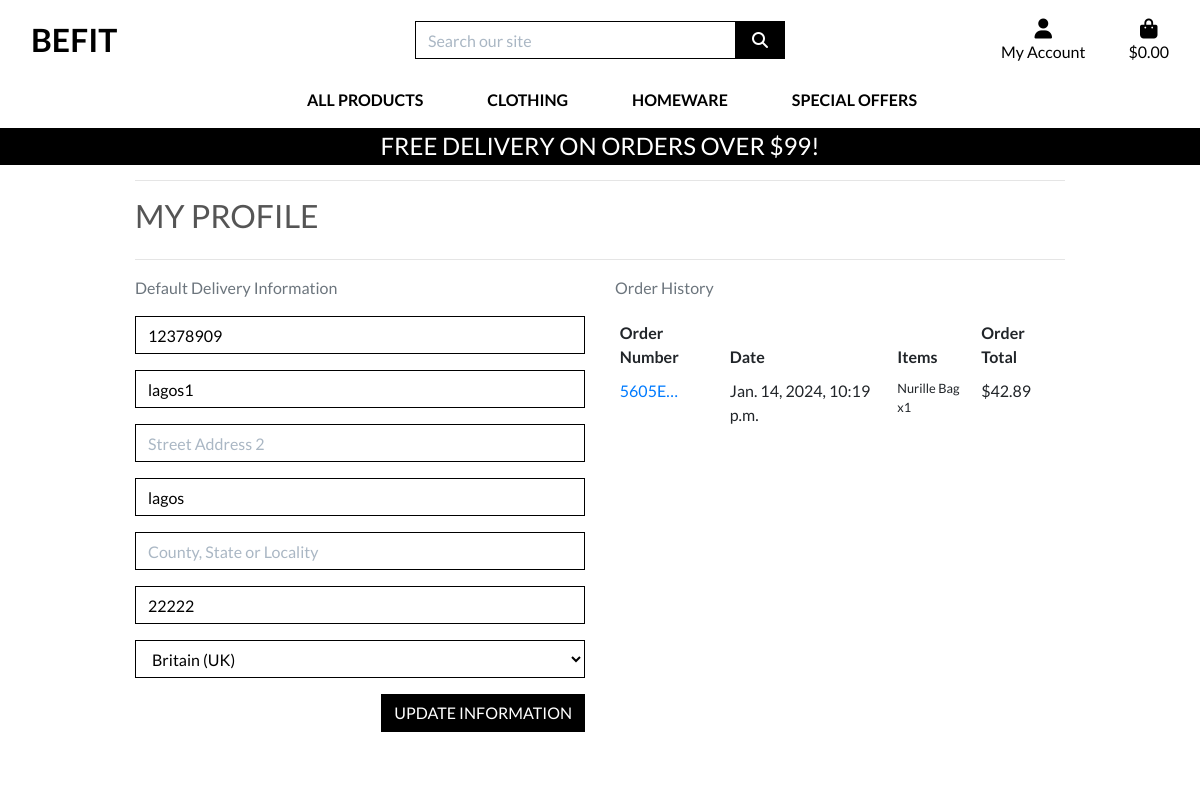
/profile/ (signed in), run on the app's committed database.
### profiles/models.py (models this page shows, shortened)
class UserProfile(models.Model):
    user = models.OneToOneField(User, on_delete=models.CASCADE)
    default_phone_number = models.CharField(max_length=20, null=True, blank=True)
    default_street_address1 = models.CharField(max_length=80, null=True, blank=True)
    default_street_address2 = models.CharField(max_length=80, null=True, blank=True)
    default_town_or_city = models.CharField(max_length=40, null=True, blank=True)
    default_county = models.CharField(max_length=80, null=True, blank=True)
    default_postcode = models.CharField(max_length=20, null=True, blank=True)
    default_country = CountryField(blank_label='Country', null=True, blank=True)

### checkout/models.py (models this page shows, shortened)
class Order(models.Model):
    order_number = models.CharField(max_length=32, null=False, editable=False)
    user_profile = models.ForeignKey(UserProfile, on_delete=models.SET_NULL,
                                     null=True, blank=True, related_name='orders')
    full_name = models.CharField(max_length=50, null=False, blank=False)
    email = models.EmailField(max_length=254, null=False, blank=False)
    phone_number = models.CharField(max_length=20, null=False, blank=False)
    country = CountryField(blank_label='Country *', null=False, blank=False)
    postcode = models.CharField(max_length=20, null=True, blank=True)
    town_or_city = models.CharField(max_length=40, null=False, blank=False)
    street_address1 = models.CharField(max_length=80, null=False, blank=False)
    street_address2 = models.CharField(max_length=80, null=True, blank=True)
    county = models.CharField(max_length=80, null=True, blank=True)
    date = models.DateTimeField(auto_now_add=True)
    delivery_cost = models.DecimalField(max_digits=6, decimal_places=2, null=False, default=0)
    order_total = models.DecimalField(max_digits=10, decimal_places=2, null=False, default=0)
    grand_total = models.DecimalField(max_digits=10, decimal_places=2, null=False, default=0)
    original_bag = models.TextField(null=False, blank=False, default='')
    stripe_pid = models.CharField(max_length=254, null=False, blank=False, default='')

class OrderLineItem(models.Model):
    order = models.ForeignKey(Order, null=False, blank=False, on_delete=models.CASCADE, related_name='lineitems')
    product = models.ForeignKey(Product, null=False, blank=False, on_delete=models.CASCADE)
    product_size = models.CharField(max_length=2, null=True, blank=True) # XS, S, M, L, XL
    quantity = models.IntegerField(null=False, blank=False, default=0)
    lineitem_total = models.DecimalField(max_digits=6, decimal_places=2, null=False, blank=False, editable=False)

### products/models.py (models this page shows, shortened)
class Product(models.Model):
    category = models.ForeignKey('Category', null=True, blank=True, on_delete=models.SET_NULL)
    sku = models.CharField(max_length=254, null=True, blank=True)
    name = models.CharField(max_length=254)
    description = models.TextField()
    has_sizes = models.BooleanField(default=False, null=True, blank=True)
    price = models.DecimalField(max_digits=6, decimal_places=2)
    rating = models.DecimalField(max_digits=6, decimal_places=2, null=True, blank=True)
    image_url = models.URLField(max_length=1024, null=True, blank=True)
    image = models.ImageField(null=True, blank=True)

### profiles/views.py (the view)
# urls.py: path('profile/', include('profiles.urls')),
@login_required
def profile(request):
    profile = get_object_or_404(UserProfile, user=request.user)
    if request.method == 'POST':
        form = UserProfileForm(request.POST, instance=profile)
        if form.is_valid():
            form.save()
            messages.success(request, 'Profile updated successfully')
        else:
            messages.error(request, 'Update failed. Please ensure the form is valid.')
    else:
        form = UserProfileForm(instance=profile)
    orders = profile.orders.all()
    template = 'profiles/profile.html'
    context = {
        'form': form,
        'orders': orders,
        'on_profile_page': True
    }
    return render(request, template, context)

### profiles/forms.py
class UserProfileForm(forms.ModelForm):
    class Meta:
        model = UserProfile
        exclude = ('user',)
    def __init__(self, *args, **kwargs):
        super().__init__(*args, **kwargs)
        placeholders = {
            'default_phone_number': 'Phone Number',
            'default_postcode': 'Postal Code',
            'default_town_or_city': 'Town or City',
            'default_street_address1': 'Street Address 1',
            'default_street_address2': 'Street Address 2',
            'default_county': 'County, State or Locality',
        }
        self.fields['default_phone_number'].widget.attrs['autofocus'] = True
        for field in self.fields:
            if field != 'default_country':
                if self.fields[field].required:
                    placeholder = f'{placeholders[field]} *'
                else:
                    placeholder = placeholders[field]
                self.fields[field].widget.attrs['placeholder'] = placeholder
            self.fields[field].widget.attrs['class'] = 'border-black rounded-0 profile-form-input'
            self.fields[field].label = False

### bag/contexts.py (called while the page is built, shortened)
def bag_contents(request):
    bag_items = []
    total = 0
    product_count = 0
    bag = request.session.get('bag', {})
    if total < settings.FREE_DELIVERY_THRESHOLD:
        delivery = total * Decimal(settings.STANDARD_DELIVERY_PERCENTAGE / 100)
        free_delivery_delta = settings.FREE_DELIVERY_THRESHOLD - total
    else:
        delivery = 0
        free_delivery_delta = 0
    grand_total = delivery + total
    context = {
        'bag_items': bag_items,
        'total': total,
        'product_count': product_count,
        'delivery': delivery,
        'free_delivery_delta': free_delivery_delta,
        'free_delivery_threshold': settings.FREE_DELIVERY_THRESHOLD,
        'grand_total': grand_total,
    }
    return context

### profiles/templates/profiles/profile.html (shortened to what this page needs)
{% extends "base.html" %}
{% load static %}
{% block extra_css %}
    <link rel="stylesheet" href="{% static 'profiles/css/profile.css' %}">
{% endblock %}
{% block page_header %}
    <div class="container header-container">
    </div>
{% endblock %}
{% block content %}
    <div class="overlay"></div>
    <div class="container">
        <div class="row">
            <div class="col">
                <hr>
                <h2 class="logo-font mb-4">My Profile</h2>
                <hr>
            </div>
        </div>
        <div class="row">
            <div class="col-12 col-lg-6">
                <p class="text-muted">Default Delivery Information</p>
                <form class="mt-3" action="{% url 'profile' %}" method="POST" id="profile-update-form">
                    {{ form|crispy }}
                    <button class="btn btn-black rounded-0 text-uppercase float-right">Update Information</button>
                </form>
            </div>
            <div class="col-12 col-lg-6">
                <p class="text-muted">Order History</p>
                <div class="order-history table-responsive">
                    <table class="table table-sm table-borderless">
                        <thead>
                            <tr>
                                <th>Order Number</th>
                                <th>Date</th>
                                <th>Items</th>
                                <th>Order Total</th>
                            </tr>
                        </thead>
                        <tbody>
                            {% for order in orders %}
                                <tr>
                                    <td>
                                        <a href="{% url 'order_history' order.order_number %}"
                                        title="{{ order.order_number }}">
                                            {{ order.order_number|truncatechars:6 }}
                                        </a>
                                    </td>
                                    <td>{{ order.date }}</td>
                                    <td>
                                        <ul class="list-unstyled">
                                            {% for item in order.lineitems.all %}
                                                <li class="small">
                                                    {{ item.product.name }} x{{ item.quantity }}
                                                </li>
                                            {% endfor %}
                                        </ul>
                                    </td>
                                    <td>${{ order.grand_total }}</td>
                                </tr>
                            {% endfor %}
                        </tbody>
                    </table>
                </div>
            </div>
        </div>
{% endblock %}

### static/css/base.css (style rules this page uses)
html { height: 100%; }
body { background: url('/media/homapage-background.png') no-repeat center center fixed; background-size: cover; height: calc(100vh - 164px); color: #555; font-family: 'Lato'; }
.logo-font { text-transform: uppercase; }
.btn-black { background: black; color: white; }
.border-black { border: 1px solid black !important; }
.overlay { height: 100%; width: 100%; top: 0; left: 0; position: fixed; background: white; z-index: -1; }
@media (min-width: 1200px) { .container { max-width: 80%; } }
@media (min-width: 992px) { .header-container { padding-top: 164px; } }

### profiles/static/profiles/css/profile.css (style rules this page uses)
.order-history { max-height: 416px; overflow-y: auto; }
#profile-update-form .form-control { color: #000; }
#profile-update-form input::placeholder { color: #aab7c4; }
#id_default_country, #id_default_country option:not(:first-child) { color: #000; }

### data on the page
UserProfile: default_phone_number "12378909", default_street_address1 "lagos1", default_town_or_city "lagos", default_postcode "22222", default_country "Britain (UK)"
Order: order_number "5605E…", date "Jan. 14, 2024, 10:19 p.m.", grand_total "42.89"
OrderLineItem: product.name "Nurille Bag", quantity "1"

### other printed values
{{ free_delivery_threshold }} "99"
